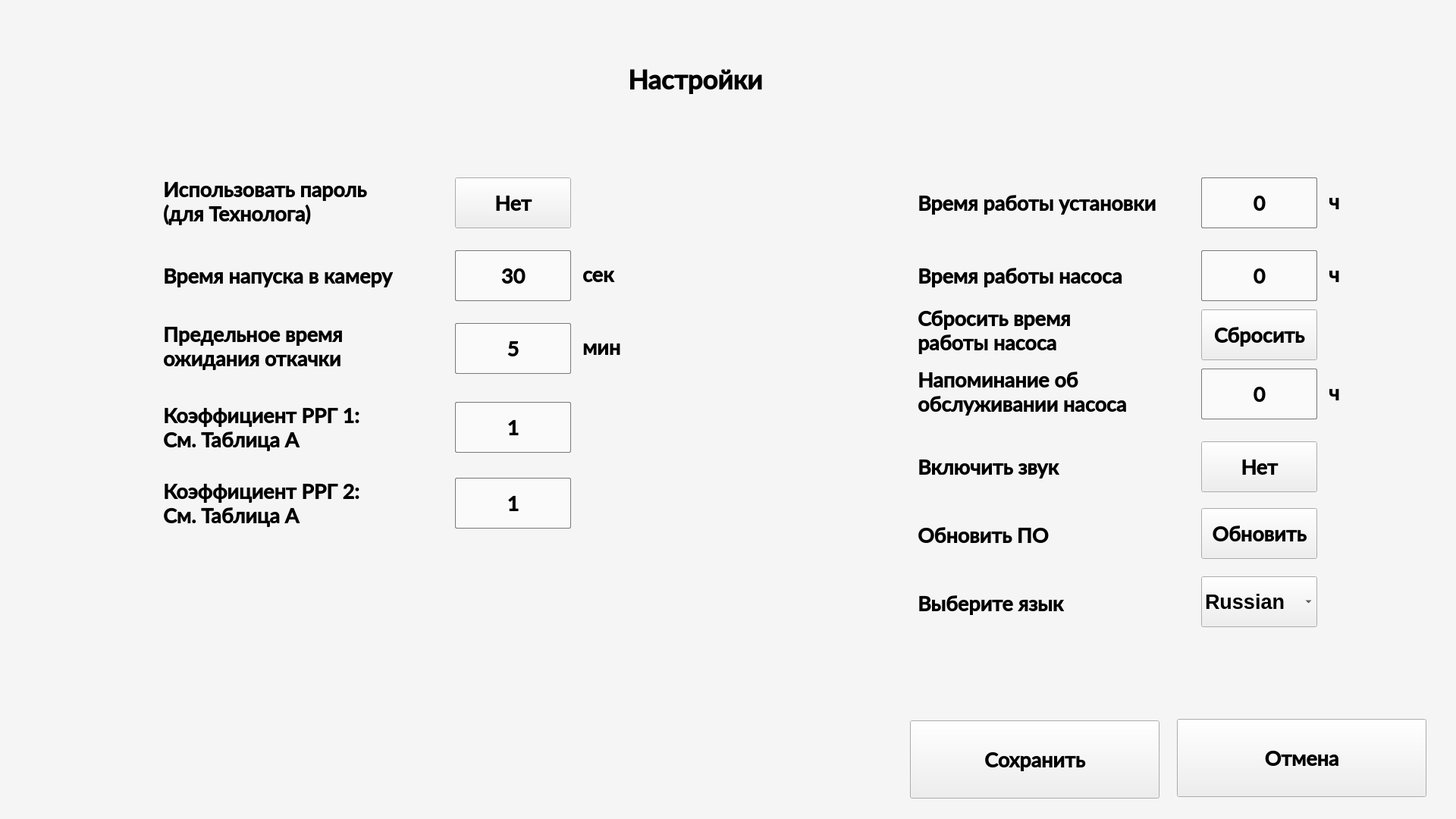
<?xml version="1.0" encoding="UTF-8"?>
<ui version="4.0">
 <class>SetWindow</class>
 <widget class="QDialog" name="SetWindow">
  <property name="geometry">
   <rect>
    <x>0</x>
    <y>0</y>
    <width>1920</width>
    <height>1080</height>
   </rect>
  </property>
  <property name="windowTitle">
   <string>Dialog</string>
  </property>
  <property name="styleSheet">
   <string notr="true"/>
  </property>
  <widget class="QLabel" name="LabelText">
   <property name="geometry">
    <rect>
     <x>828</x>
     <y>84</y>
     <width>265</width>
     <height>41</height>
    </rect>
   </property>
   <property name="font">
    <font>
     <family>Lato Semibold</family>
     <pointsize>26</pointsize>
     <bold>true</bold>
    </font>
   </property>
   <property name="text">
    <string>Настройки</string>
   </property>
  </widget>
  <widget class="QLabel" name="Blackout">
   <property name="geometry">
    <rect>
     <x>416</x>
     <y>96</y>
     <width>68</width>
     <height>22</height>
    </rect>
   </property>
   <property name="text">
    <string/>
   </property>
  </widget>
  <widget class="QLabel" name="Screen">
   <property name="geometry">
    <rect>
     <x>0</x>
     <y>0</y>
     <width>1920</width>
     <height>1080</height>
    </rect>
   </property>
   <property name="styleSheet">
    <string notr="true">background-color: rgb(245, 245, 245);</string>
   </property>
   <property name="text">
    <string/>
   </property>
  </widget>
  <widget class="QLabel" name="LabelSet_2">
   <property name="geometry">
    <rect>
     <x>215</x>
     <y>348</y>
     <width>353</width>
     <height>31</height>
    </rect>
   </property>
   <property name="font">
    <font>
     <family>Lato Semibold</family>
     <pointsize>20</pointsize>
     <bold>true</bold>
    </font>
   </property>
   <property name="text">
    <string>Время напуска в камеру</string>
   </property>
  </widget>
  <widget class="QPushButton" name="ClockVE0">
   <property name="geometry">
    <rect>
     <x>600</x>
     <y>330</y>
     <width>153</width>
     <height>67</height>
    </rect>
   </property>
   <property name="font">
    <font>
     <family>Lato Semibold</family>
     <pointsize>20</pointsize>
     <bold>true</bold>
    </font>
   </property>
   <property name="styleSheet">
    <string notr="true">border: 1px solid rgb(120, 120, 120);
background-color: rgb(250, 250, 250);
border-radius: 2px;</string>
   </property>
   <property name="text">
    <string>30</string>
   </property>
   <property name="checkable">
    <bool>false</bool>
   </property>
  </widget>
  <widget class="QLabel" name="LabelSet_3">
   <property name="geometry">
    <rect>
     <x>215</x>
     <y>421</y>
     <width>311</width>
     <height>71</height>
    </rect>
   </property>
   <property name="font">
    <font>
     <family>Lato Semibold</family>
     <pointsize>20</pointsize>
     <bold>true</bold>
    </font>
   </property>
   <property name="text">
    <string>Предельное время
ожидания откачки</string>
   </property>
  </widget>
  <widget class="QPushButton" name="ClockNI">
   <property name="geometry">
    <rect>
     <x>600</x>
     <y>426</y>
     <width>153</width>
     <height>67</height>
    </rect>
   </property>
   <property name="font">
    <font>
     <family>Lato Semibold</family>
     <pointsize>20</pointsize>
     <bold>true</bold>
    </font>
   </property>
   <property name="styleSheet">
    <string notr="true">border: 1px solid rgb(120, 120, 120);
background-color: rgb(250, 250, 250);
border-radius: 2px;</string>
   </property>
   <property name="text">
    <string>5</string>
   </property>
   <property name="checkable">
    <bool>false</bool>
   </property>
  </widget>
  <widget class="QLabel" name="LabelSet_4">
   <property name="geometry">
    <rect>
     <x>215</x>
     <y>230</y>
     <width>321</width>
     <height>71</height>
    </rect>
   </property>
   <property name="font">
    <font>
     <family>Lato Semibold</family>
     <pointsize>20</pointsize>
     <bold>true</bold>
    </font>
   </property>
   <property name="text">
    <string>Использовать пароль
(для Технолога)</string>
   </property>
  </widget>
  <widget class="QPushButton" name="ButtonCancel">
   <property name="geometry">
    <rect>
     <x>1552</x>
     <y>948</y>
     <width>329</width>
     <height>103</height>
    </rect>
   </property>
   <property name="font">
    <font>
     <family>Lato Semibold</family>
     <pointsize>20</pointsize>
     <bold>true</bold>
    </font>
   </property>
   <property name="text">
    <string>Отмена</string>
   </property>
   <property name="icon">
    <iconset>
     <normaloff>ui/ui/Pictures13/Cancel.png</normaloff>ui/ui/Pictures13/Cancel.png</iconset>
   </property>
   <property name="iconSize">
    <size>
     <width>24</width>
     <height>24</height>
    </size>
   </property>
   <property name="checkable">
    <bool>false</bool>
   </property>
  </widget>
  <widget class="QLabel" name="LabelSet_5">
   <property name="geometry">
    <rect>
     <x>768</x>
     <y>432</y>
     <width>71</width>
     <height>51</height>
    </rect>
   </property>
   <property name="font">
    <font>
     <family>Lato Semibold</family>
     <pointsize>20</pointsize>
     <bold>true</bold>
    </font>
   </property>
   <property name="text">
    <string>мин</string>
   </property>
  </widget>
  <widget class="QLabel" name="LabelSet_6">
   <property name="geometry">
    <rect>
     <x>768</x>
     <y>336</y>
     <width>61</width>
     <height>51</height>
    </rect>
   </property>
   <property name="font">
    <font>
     <family>Lato Semibold</family>
     <pointsize>20</pointsize>
     <bold>true</bold>
    </font>
   </property>
   <property name="text">
    <string>сек</string>
   </property>
  </widget>
  <widget class="QPushButton" name="ButtonPass">
   <property name="enabled">
    <bool>true</bool>
   </property>
   <property name="geometry">
    <rect>
     <x>600</x>
     <y>234</y>
     <width>153</width>
     <height>67</height>
    </rect>
   </property>
   <property name="font">
    <font>
     <family>Lato Semibold</family>
     <pointsize>20</pointsize>
     <bold>true</bold>
    </font>
   </property>
   <property name="text">
    <string>Нет</string>
   </property>
   <property name="checkable">
    <bool>false</bool>
   </property>
   <property name="checked">
    <bool>false</bool>
   </property>
  </widget>
  <widget class="QLabel" name="label">
   <property name="geometry">
    <rect>
     <x>0</x>
     <y>0</y>
     <width>363</width>
     <height>128</height>
    </rect>
   </property>
   <property name="text">
    <string/>
   </property>
   <property name="pixmap">
    <pixmap>ui/ui/Pictures13/logo(66).png</pixmap>
   </property>
  </widget>
  <widget class="QLabel" name="LabelSet_9">
   <property name="geometry">
    <rect>
     <x>1210</x>
     <y>600</y>
     <width>221</width>
     <height>31</height>
    </rect>
   </property>
   <property name="font">
    <font>
     <family>Lato Semibold</family>
     <pointsize>20</pointsize>
     <bold>true</bold>
    </font>
   </property>
   <property name="text">
    <string>Включить звук</string>
   </property>
  </widget>
  <widget class="QPushButton" name="ButtonBuzzer">
   <property name="enabled">
    <bool>true</bool>
   </property>
   <property name="geometry">
    <rect>
     <x>1584</x>
     <y>582</y>
     <width>153</width>
     <height>67</height>
    </rect>
   </property>
   <property name="font">
    <font>
     <family>Lato Semibold</family>
     <pointsize>20</pointsize>
     <bold>true</bold>
    </font>
   </property>
   <property name="text">
    <string>Нет</string>
   </property>
   <property name="checkable">
    <bool>false</bool>
   </property>
   <property name="checked">
    <bool>false</bool>
   </property>
  </widget>
  <widget class="QPushButton" name="TimeMPC">
   <property name="geometry">
    <rect>
     <x>1584</x>
     <y>234</y>
     <width>153</width>
     <height>67</height>
    </rect>
   </property>
   <property name="font">
    <font>
     <family>Lato Semibold</family>
     <pointsize>20</pointsize>
     <bold>true</bold>
    </font>
   </property>
   <property name="styleSheet">
    <string notr="true">border: 1px solid rgb(120, 120, 120);
background-color: rgb(250, 250, 250);
border-radius: 2px;</string>
   </property>
   <property name="text">
    <string>0</string>
   </property>
   <property name="checkable">
    <bool>false</bool>
   </property>
  </widget>
  <widget class="QLabel" name="LabelSet_12">
   <property name="geometry">
    <rect>
     <x>1752</x>
     <y>240</y>
     <width>61</width>
     <height>51</height>
    </rect>
   </property>
   <property name="font">
    <font>
     <family>Lato Semibold</family>
     <pointsize>20</pointsize>
     <bold>true</bold>
    </font>
   </property>
   <property name="text">
    <string>ч</string>
   </property>
  </widget>
  <widget class="QLabel" name="LabelSet_13">
   <property name="geometry">
    <rect>
     <x>1210</x>
     <y>252</y>
     <width>361</width>
     <height>31</height>
    </rect>
   </property>
   <property name="font">
    <font>
     <family>Lato Semibold</family>
     <pointsize>20</pointsize>
     <bold>true</bold>
    </font>
   </property>
   <property name="text">
    <string>Время работы установки</string>
   </property>
  </widget>
  <widget class="QLabel" name="LabelSet_14">
   <property name="geometry">
    <rect>
     <x>1210</x>
     <y>348</y>
     <width>301</width>
     <height>31</height>
    </rect>
   </property>
   <property name="font">
    <font>
     <family>Lato Semibold</family>
     <pointsize>20</pointsize>
     <bold>true</bold>
    </font>
   </property>
   <property name="text">
    <string>Время работы насоса</string>
   </property>
  </widget>
  <widget class="QPushButton" name="TimePump">
   <property name="geometry">
    <rect>
     <x>1584</x>
     <y>330</y>
     <width>153</width>
     <height>67</height>
    </rect>
   </property>
   <property name="font">
    <font>
     <family>Lato Semibold</family>
     <pointsize>20</pointsize>
     <bold>true</bold>
    </font>
   </property>
   <property name="styleSheet">
    <string notr="true">border: 1px solid rgb(120, 120, 120);
background-color: rgb(250, 250, 250);
border-radius: 2px;</string>
   </property>
   <property name="text">
    <string>0</string>
   </property>
   <property name="checkable">
    <bool>false</bool>
   </property>
  </widget>
  <widget class="QLabel" name="LabelSet_15">
   <property name="geometry">
    <rect>
     <x>1752</x>
     <y>336</y>
     <width>61</width>
     <height>51</height>
    </rect>
   </property>
   <property name="font">
    <font>
     <family>Lato Semibold</family>
     <pointsize>20</pointsize>
     <bold>true</bold>
    </font>
   </property>
   <property name="text">
    <string>ч</string>
   </property>
  </widget>
  <widget class="QPushButton" name="TimePumpSer">
   <property name="geometry">
    <rect>
     <x>1584</x>
     <y>486</y>
     <width>153</width>
     <height>67</height>
    </rect>
   </property>
   <property name="font">
    <font>
     <family>Lato Semibold</family>
     <pointsize>20</pointsize>
     <bold>true</bold>
    </font>
   </property>
   <property name="styleSheet">
    <string notr="true">border: 1px solid rgb(120, 120, 120);
background-color: rgb(250, 250, 250);
border-radius: 2px;</string>
   </property>
   <property name="text">
    <string>0</string>
   </property>
   <property name="checkable">
    <bool>false</bool>
   </property>
  </widget>
  <widget class="QLabel" name="LabelSet_16">
   <property name="geometry">
    <rect>
     <x>1210</x>
     <y>476</y>
     <width>351</width>
     <height>81</height>
    </rect>
   </property>
   <property name="font">
    <font>
     <family>Lato Semibold</family>
     <pointsize>20</pointsize>
     <bold>true</bold>
    </font>
   </property>
   <property name="text">
    <string>Напоминание об
обслуживании насоса</string>
   </property>
  </widget>
  <widget class="QLabel" name="LabelSet_17">
   <property name="geometry">
    <rect>
     <x>1752</x>
     <y>492</y>
     <width>61</width>
     <height>51</height>
    </rect>
   </property>
   <property name="font">
    <font>
     <family>Lato Semibold</family>
     <pointsize>20</pointsize>
     <bold>true</bold>
    </font>
   </property>
   <property name="text">
    <string>ч</string>
   </property>
  </widget>
  <widget class="QPushButton" name="ButtonNIRes">
   <property name="enabled">
    <bool>true</bool>
   </property>
   <property name="geometry">
    <rect>
     <x>1584</x>
     <y>408</y>
     <width>153</width>
     <height>67</height>
    </rect>
   </property>
   <property name="font">
    <font>
     <family>Lato Semibold</family>
     <pointsize>20</pointsize>
     <bold>true</bold>
    </font>
   </property>
   <property name="text">
    <string>Сбросить</string>
   </property>
   <property name="checkable">
    <bool>false</bool>
   </property>
   <property name="checked">
    <bool>false</bool>
   </property>
  </widget>
  <widget class="QLabel" name="LabelSet_18">
   <property name="geometry">
    <rect>
     <x>1210</x>
     <y>395</y>
     <width>441</width>
     <height>81</height>
    </rect>
   </property>
   <property name="font">
    <font>
     <family>Lato Semibold</family>
     <pointsize>20</pointsize>
     <bold>true</bold>
    </font>
   </property>
   <property name="text">
    <string>Сбросить время
работы насоса</string>
   </property>
  </widget>
  <widget class="QPushButton" name="ButtonSave">
   <property name="geometry">
    <rect>
     <x>1200</x>
     <y>950</y>
     <width>329</width>
     <height>103</height>
    </rect>
   </property>
   <property name="font">
    <font>
     <family>Lato Semibold</family>
     <pointsize>20</pointsize>
     <bold>true</bold>
    </font>
   </property>
   <property name="text">
    <string>Сохранить</string>
   </property>
   <property name="icon">
    <iconset>
     <normaloff>ui/ui/Pictures13/Save.png</normaloff>ui/ui/Pictures13/Save.png</iconset>
   </property>
   <property name="iconSize">
    <size>
     <width>24</width>
     <height>24</height>
    </size>
   </property>
   <property name="checkable">
    <bool>false</bool>
   </property>
  </widget>
  <widget class="QPushButton" name="userInputRrgConvCoeffPlace_1">
   <property name="geometry">
    <rect>
     <x>600</x>
     <y>530</y>
     <width>153</width>
     <height>67</height>
    </rect>
   </property>
   <property name="font">
    <font>
     <family>Lato Semibold</family>
     <pointsize>20</pointsize>
     <bold>true</bold>
    </font>
   </property>
   <property name="styleSheet">
    <string notr="true">border: 1px solid rgb(120, 120, 120);
background-color: rgb(250, 250, 250);
border-radius: 2px;</string>
   </property>
   <property name="text">
    <string>1</string>
   </property>
   <property name="checkable">
    <bool>false</bool>
   </property>
  </widget>
  <widget class="QLabel" name="LabelSet_19">
   <property name="geometry">
    <rect>
     <x>215</x>
     <y>530</y>
     <width>301</width>
     <height>67</height>
    </rect>
   </property>
   <property name="font">
    <font>
     <family>Lato Semibold</family>
     <pointsize>20</pointsize>
     <bold>true</bold>
    </font>
   </property>
   <property name="text">
    <string>Коэффициент РРГ 1:
См. Таблица А</string>
   </property>
  </widget>
  <widget class="QLabel" name="LabelSet_23">
   <property name="geometry">
    <rect>
     <x>215</x>
     <y>630</y>
     <width>301</width>
     <height>67</height>
    </rect>
   </property>
   <property name="font">
    <font>
     <family>Lato Semibold</family>
     <pointsize>20</pointsize>
     <bold>true</bold>
    </font>
   </property>
   <property name="text">
    <string>Коэффициент РРГ 2:
См. Таблица А</string>
   </property>
  </widget>
  <widget class="QPushButton" name="userInputRrgConvCoeffPlace_2">
   <property name="geometry">
    <rect>
     <x>600</x>
     <y>630</y>
     <width>153</width>
     <height>67</height>
    </rect>
   </property>
   <property name="font">
    <font>
     <family>Lato Semibold</family>
     <pointsize>20</pointsize>
     <bold>true</bold>
    </font>
   </property>
   <property name="styleSheet">
    <string notr="true">border: 1px solid rgb(120, 120, 120);
background-color: rgb(250, 250, 250);
border-radius: 2px;</string>
   </property>
   <property name="text">
    <string>1</string>
   </property>
   <property name="checkable">
    <bool>false</bool>
   </property>
  </widget>
  <widget class="QLabel" name="LabelSet_20">
   <property name="geometry">
    <rect>
     <x>1210</x>
     <y>690</y>
     <width>351</width>
     <height>31</height>
    </rect>
   </property>
   <property name="font">
    <font>
     <family>Lato Semibold</family>
     <pointsize>20</pointsize>
     <bold>true</bold>
    </font>
   </property>
   <property name="text">
    <string>Обновить ПО</string>
   </property>
  </widget>
  <widget class="QPushButton" name="BuUpdate">
   <property name="enabled">
    <bool>true</bool>
   </property>
   <property name="geometry">
    <rect>
     <x>1584</x>
     <y>670</y>
     <width>153</width>
     <height>67</height>
    </rect>
   </property>
   <property name="font">
    <font>
     <family>Lato Semibold</family>
     <pointsize>20</pointsize>
     <bold>true</bold>
    </font>
   </property>
   <property name="text">
    <string>Обновить</string>
   </property>
   <property name="checkable">
    <bool>false</bool>
   </property>
   <property name="checked">
    <bool>false</bool>
   </property>
  </widget>
  <widget class="QLabel" name="LabelSet_21">
   <property name="geometry">
    <rect>
     <x>1210</x>
     <y>780</y>
     <width>221</width>
     <height>31</height>
    </rect>
   </property>
   <property name="font">
    <font>
     <family>Lato Semibold</family>
     <pointsize>20</pointsize>
     <bold>true</bold>
    </font>
   </property>
   <property name="text">
    <string>Выберите язык</string>
   </property>
  </widget>
  <widget class="QComboBox" name="comboBoxLang">
   <property name="geometry">
    <rect>
     <x>1584</x>
     <y>760</y>
     <width>153</width>
     <height>67</height>
    </rect>
   </property>
   <property name="font">
    <font>
     <family>Segoe UI</family>
     <pointsize>20</pointsize>
     <bold>true</bold>
    </font>
   </property>
   <item>
    <property name="text">
     <string>Russian</string>
    </property>
   </item>
   <item>
    <property name="text">
     <string>English</string>
    </property>
   </item>
   <item>
    <property name="text">
     <string>Chinese</string>
    </property>
   </item>
  </widget>
  <zorder>Screen</zorder>
  <zorder>LabelText</zorder>
  <zorder>LabelSet_2</zorder>
  <zorder>ClockVE0</zorder>
  <zorder>LabelSet_3</zorder>
  <zorder>ClockNI</zorder>
  <zorder>LabelSet_4</zorder>
  <zorder>ButtonCancel</zorder>
  <zorder>LabelSet_5</zorder>
  <zorder>LabelSet_6</zorder>
  <zorder>ButtonPass</zorder>
  <zorder>label</zorder>
  <zorder>LabelSet_9</zorder>
  <zorder>ButtonBuzzer</zorder>
  <zorder>TimeMPC</zorder>
  <zorder>LabelSet_12</zorder>
  <zorder>LabelSet_13</zorder>
  <zorder>LabelSet_14</zorder>
  <zorder>TimePump</zorder>
  <zorder>LabelSet_15</zorder>
  <zorder>TimePumpSer</zorder>
  <zorder>LabelSet_16</zorder>
  <zorder>LabelSet_17</zorder>
  <zorder>ButtonNIRes</zorder>
  <zorder>LabelSet_18</zorder>
  <zorder>Blackout</zorder>
  <zorder>ButtonSave</zorder>
  <zorder>userInputRrgConvCoeffPlace_1</zorder>
  <zorder>LabelSet_19</zorder>
  <zorder>LabelSet_23</zorder>
  <zorder>userInputRrgConvCoeffPlace_2</zorder>
  <zorder>LabelSet_20</zorder>
  <zorder>BuUpdate</zorder>
  <zorder>LabelSet_21</zorder>
  <zorder>comboBoxLang</zorder>
 </widget>
 <resources/>
 <connections/>
</ui>
